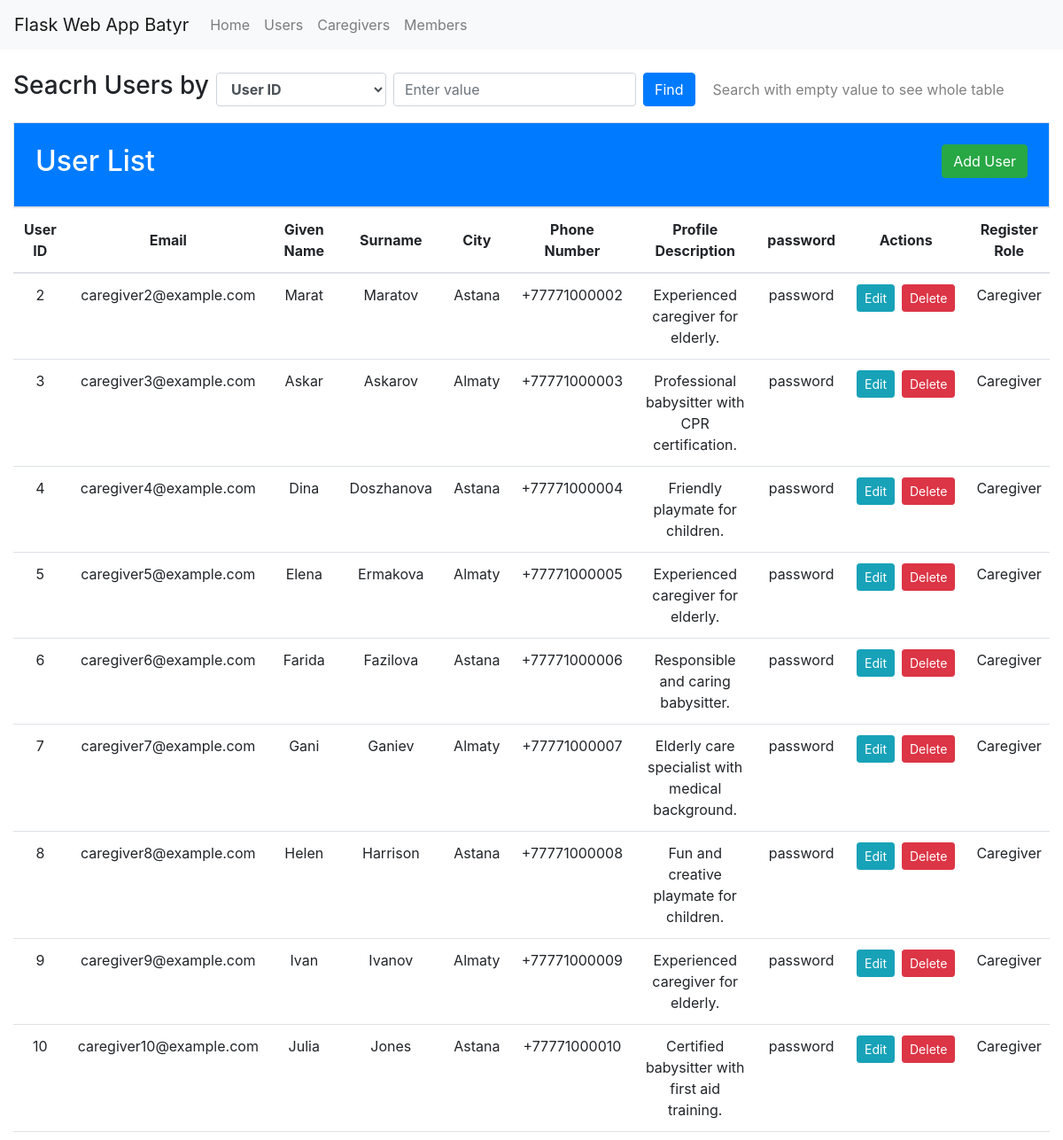
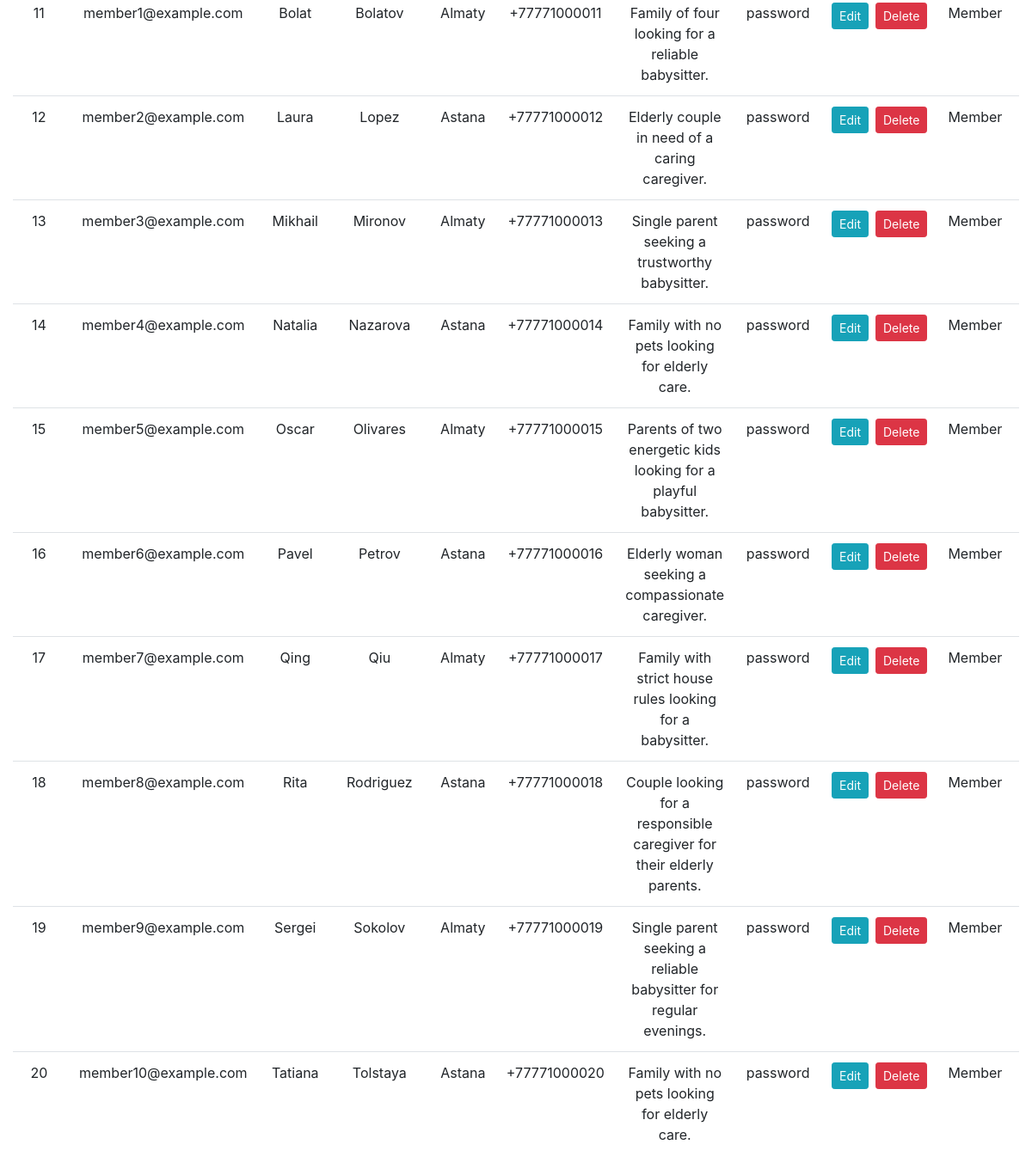
/users, run on an earlier commit of the app's database (2 pictures, top to bottom).
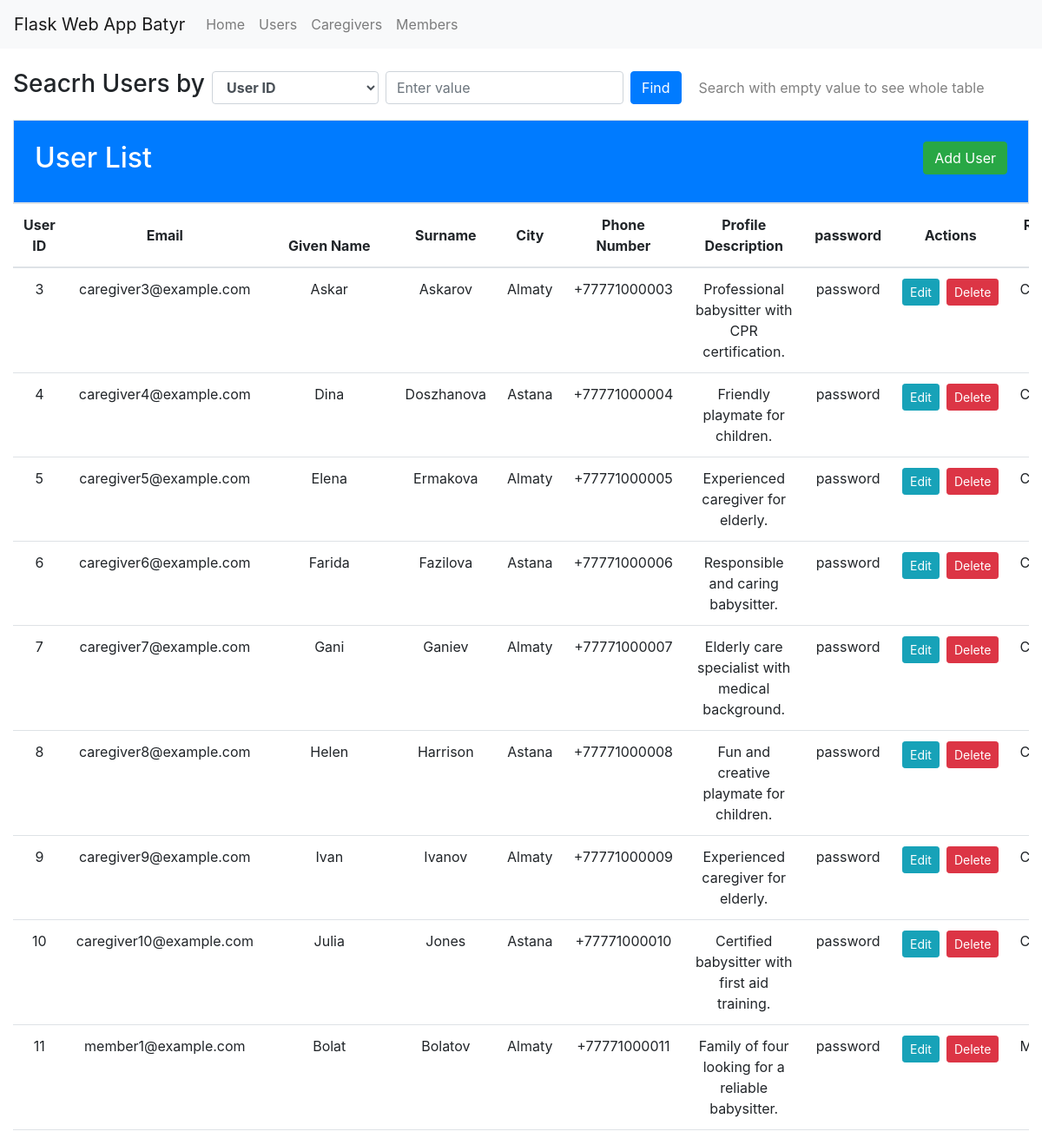
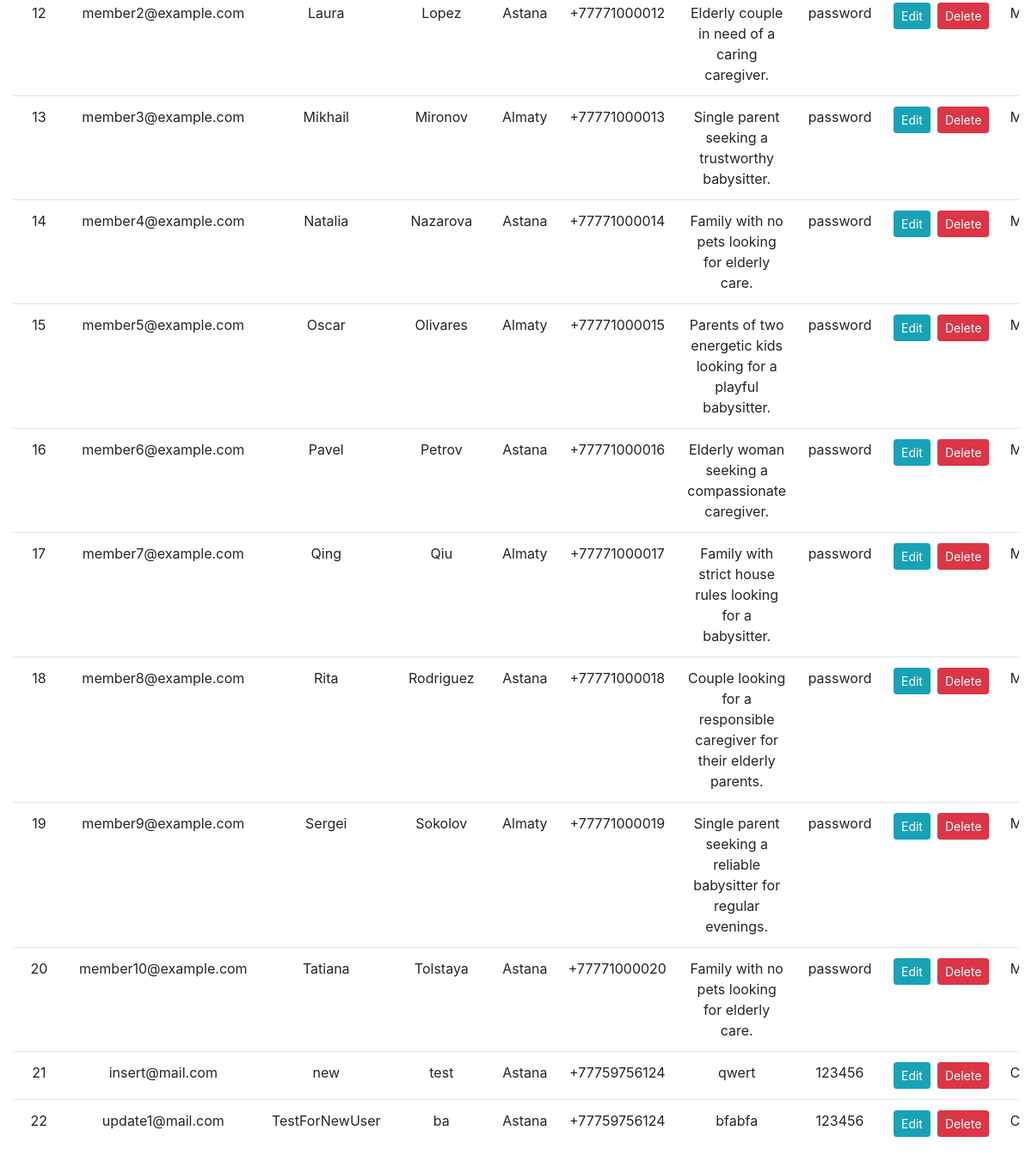
And on a later commit of the database (2 pictures, top to bottom).
### flaskApp/models.py (models this page shows)
class User(db.Model):
    __tablename__ = 'users'
    user_id = db.Column(db.Integer, primary_key=True)
    email = db.Column(db.String(255), unique=True, nullable=False)
    given_name = db.Column(db.String(50), nullable=False)
    surname = db.Column(db.String(50), nullable=False)
    city = db.Column(db.String(50), nullable=False)
    phone_number = db.Column(db.String(15), nullable=False)
    profile_description = db.Column(db.Text, nullable=False)
    password = db.Column(db.String(255), nullable=False)
    caregiver = relationship("Caregiver", back_populates="user", cascade="all, delete-orphan",
                            primaryjoin="User.user_id == foreign(Caregiver.caregiver_user_id)")
    member = relationship("Member", back_populates="user", cascade="all, delete-orphan",
                          primaryjoin="User.user_id == foreign(Member.member_user_id)")
    def has_role(self):
        return True if self.caregiver or self.member else False

### flaskApp/views.py (the view)
@app.route('/users', endpoint='user_list')
def user_list():
    users = User.query.all()
    form = UserForm()
    return render_template('User/user.html', users=users, form=form, formC=CaregiverForm(), formM=MemberForm())

### flaskApp/forms.py
class UserForm(FlaskForm):
    email = StringField('Email', validators=[DataRequired()])
    given_name = StringField('Given Name', validators=[DataRequired()])
    surname = StringField('Surname', validators=[DataRequired()])
    city = StringField('City', validators=[DataRequired()])
    phone_number = StringField('Phone Number', validators=[DataRequired()])
    profile_description = TextAreaField('Profile Description', validators=[DataRequired()])
    password = PasswordField('Password', validators=[DataRequired(), Length(min=6)])

class CaregiverForm(FlaskForm):
    photo = StringField('Photo URL', validators=[DataRequired()])
    gender = SelectField('Gender', choices=[(gender.name, gender.value) for gender in GENDER], validators=[DataRequired()])
    caregiving_type = SelectField('Caregiving Type', choices=[(care_type.name, care_type.value) for care_type in CARE_TYPE], validators=[DataRequired()])
    hourly_rate = DecimalField('Hourly Rate', validators=[DataRequired()])

### flaskApp/templates/User/user.html (shortened to what this page needs)
{% extends 'base.html' %} {% block title %}User Table{% endblock %} {% block
content %}
<div class="mb-3">
  <form class="form-inline" method="GET" action="/search_users">
    <div class="form-group mr-2">
      <label for="attribute">
        <h3>Seacrh Users by</h3>
      </label>
    </div>
    <div class="form-group mr-2">
      <select class="form-control" name="attribute" style="font-weight: bold;">
        <option value="user_id">User ID</option>
      </select>
    </div>
    <div class="form-group mr-2">
      <input type="text" class="form-control" name="value" placeholder="Enter value">
    </div>
    <button type="submit" class="btn btn-primary">Find</button>
    <div style="margin-left: 20px;"><a style="color: gray;">Search with empty value to see whole table</a></div>
  </form>
</div>
<div class="h-200 p-4 text-white bg-primary border rounded-3">
  <h2>
    User List
    <button type="button" class="btn btn-success float-right" data-toggle="modal" data-target="#addUserModal">
      Add User
    </button>
  </h2>
</div>
<div class="table-responsive">
  <table class="table table-hover table-white" id="#userTable">
    <thead>
      <tr class="text-center">
        <th scope="col">User ID</th>
        <th scope="col" style=" vertical-align: middle;">Email</th>
        <th scope="col">Given Name</th>
        <th scope="col" style=" vertical-align: middle;">Surname</th>
        <th scope="col" style=" vertical-align: middle;">City</th>
        <th scope="col">Phone Number</th>
        <th scope="col" style=" vertical-align: middle;">Profile Description</th>
        <th scope="col" style=" vertical-align: middle;">password</th>
        <th scope="col" style=" vertical-align: middle;">Actions</th>
        <th scope="col" style=" vertical-align: middle;">Register Role</th>
      </tr>
    </thead>
    <tbody>
      {% for user in users %}
      <tr class="text-center">
        <td>{{ user.user_id }}</td>
        <td>{{ user.email }}</td>
        <td>{{ user.given_name }}</td>
        <td>{{ user.surname }}</td>
        <td>{{ user.city }}</td>
        <td>{{ user.phone_number }}</td>
        <td>{{ user.profile_description }}</td>
        <td>{{ user.password }}</td>
        <td>
          <div class="d-flex justify-content-between">
            <a href="/edit_user/{{user.user_id}}" class="btn btn-sm btn-info mr-2" data-toggle="modal"
              data-target="#editUserModal{{user.user_id}}">Edit</a>
            <a href="/delete_user/{{user.user_id}}" class="btn btn-sm btn-danger"
              onclick="return confirm('Are you sure?')">Delete</a>
          </div>
        </td>
        <td>
          <div class="d-flex justify-content-between">
            {% if not user.has_role() %}
            <a href="/add_caregiver/{{user.user_id}}" class="btn btn-sm btn-success mr-1" data-toggle="modal"
              data-target="#addCaregiverModal{{user.user_id}}">Caregiver</a>
            <a href="/add_member/{{user.user_id}}" class="btn btn-sm btn-success mr-2" data-toggle="modal"
              data-target="#addMemberModal{{user.user_id}}">Member</a>
            {% else %}
              {% if user.caregiver %}
              <a>Caregiver</a>
              {% else %}
              <a>Member</a>
              {% endif %}
            {% endif %}
          </div>
      </tr>
      {% endfor %}
    </tbody>
  </table>
</div>
{% endblock %}

What changed in the data, as far as the page shows it:
removed User: user_id "2", email "caregiver2@example.com", given_name "Marat", surname "Maratov", city "Astana", phone_number "+77771000002", profile_description "Experienced caregiver for elderly.", password "password", shows "Caregiver"
added User: user_id "21", email "insert@mail.com", given_name "new", surname "test", city "Astana", phone_number "+77759756124", profile_description "qwert", password "123456", shows "Caregiver"
added User: user_id "22", email "update1@mail.com", given_name "TestForNewUser", surname "ba", city "Astana", phone_number "+77759756124", profile_description "bfabfa", password "123456", shows "Caregiver"
